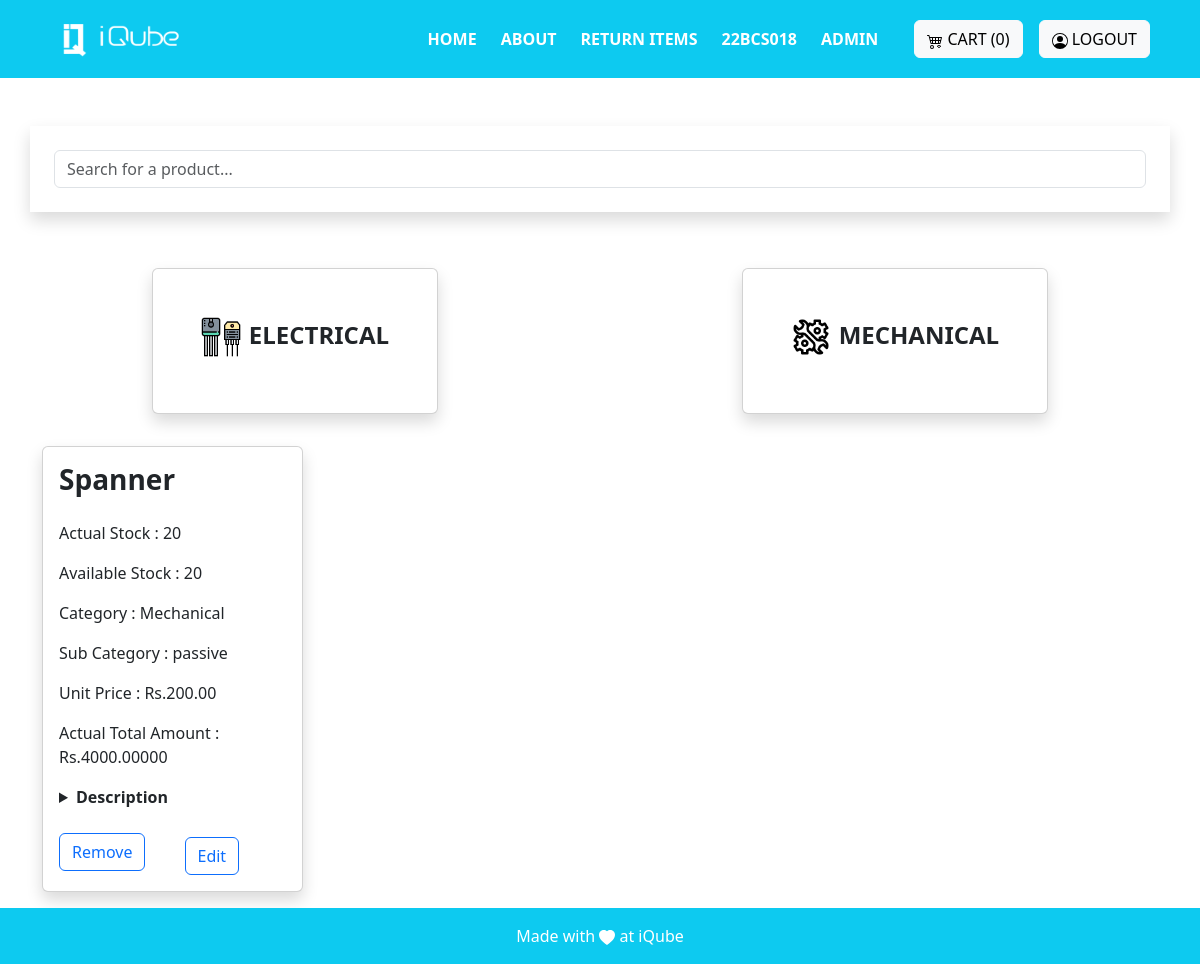
/mechanical_product/ (signed in), run on the app's committed database.
### invention/models.py (models this page shows, shortened)
class Product(models.Model):
    name=models.CharField(max_length=255)
    decription=models.CharField(max_length=100)
    actual_count=models.PositiveIntegerField()
    available_count=models.PositiveIntegerField()
    dummy_count = models.PositiveIntegerField(default = 0)
    category= models.ForeignKey('Category', on_delete=models.CASCADE)
    sub_category = models.ForeignKey('SubCategory', on_delete = models.CASCADE)
    created_at = models.DateTimeField(auto_now=True)
    image = models.ImageField(upload_to='images', blank=True)
    actual_price = models.DecimalField(max_digits = 10,decimal_places = 5)
    available_price = models.DecimalField(max_digits = 10,decimal_places = 5)
    unit_price = models.DecimalField(max_digits = 10,decimal_places = 2)
    is_active = models.BooleanField(default = True)
    created_by = models.ForeignKey(User, on_delete=models.CASCADE)

class Category(models.Model):
    name=models.CharField(max_length=25)
    created_by = models.ForeignKey(User, on_delete=models.CASCADE)
    created_at=models.DateTimeField(auto_now=True)
    class Meta:
        verbose_name_plural = 'Categories'
    def __str__(self):
        return str(self.name)

class SubCategory(models.Model):
    name_sub=models.CharField(max_length=25)
    category = models.ForeignKey('Category', on_delete=models.CASCADE)
    created_by = models.ForeignKey(User, on_delete=models.CASCADE)
    created_at=models.DateTimeField(auto_now=True)
    def __str__(self):
      return self.name_sub

### invention/views.py (the view)
# urls.py: path('mechanical_product/', views.mechanical_product_view, name='mechanical_product'),
@login_required(login_url='login')
def mechanical_product_view(request):
    try:
        admin_group = request.user.groups.filter(name = "admin").exists()
        super_admin_group = request.user.groups.filter(name = 'superadmin').exists()
        products = Product.objects.all()
        cart=Cart.objects.filter(created_by=request.user)
        count = cart.count()
        name = request.user.username
        user = name[-8:]
        return render(request, 'adminview/mechanicalproduct.html', {'products': products, 'count':count,'admin_group': admin_group, 'super_admin_group':super_admin_group,'name':user})
    except ObjectDoesNotExist:
        messages.warning(request, 'An error occurred while processing your request!, Try on Later.')
        return render(request, 'adminview/mechanicalproduct.html')

### invention/templates/adminview/mechanicalproduct.html (shortened to what this page needs)
{% extends 'base.html' %}
{% load static %}
{% block base %}
<div class="container p-4 shadow mb-5 mt-5" id="search">
  <input type="text" id="searchInput" class="form-control" placeholder="Search for a product...">
</div>
<div class="d-flex flex-row bd-highlight  justify-content-around mb-4">
  <div class="p-2 bd-highlight fs-4 text-uppercase fw-semibold">
    <div class="card shadow">
      <div class="card-title p-5 "><a href="{% url 'electrical_product' %}" class="text-decoration-none text-dark mr-3  "><span><img src="{% static 'images/transistor.png' %}" alt="" width="40" height="40"></span>Electrical</a></div>
    </div>
  </div>
  <div class="p-2 bd-highlight fs-4 text-uppercase fw-semibold">
    <div class="card  shadow">
      <div class="card-title p-5"><a href="{% url 'mechanical_product' %}" class="text-decoration-none text-dark"><span class="mr-2"><img src="{% static 'images/setting.png' %}" alt="" width="40" height="40"></span>Mechanical</a></div>
    </div>
  </div>
</div>
<div class="container my-4" id="productsContainer">
  <div class="row row-cols-1 row-cols-md-4 g-4" id="productList">
    {% for product in products reversed %}
      {% if product.category.name == "Mechanical" %}
        <div class="col product-card">
          <div class="card shadow">
            <div class="card-body">
              <h5 class="card-title fs-3 fw-semibold">{{ product.name }}</h5>
              <p class="card-text mt-4 fs-6">Actual Stock : {{ product.actual_count }}</p>
              <p class="card-text fs-6">Available Stock : {{ product.available_count }}</p>
              <p class="card-text fs-6">Category :  {{ product.category }}</p>
              <p class="card-text fs-6">Sub Category :  {{ product.sub_category }}</p>
              <p class="card-text fs-6">Unit Price : Rs.{{ product.unit_price}}</p>
              <p class="card-text fs-6">Actual Total Amount : Rs.{{product.actual_price}}</p>
              <details>
                <summary class=""><strong class="">Description</strong><br></summary>
                </details>
              <div class="row row-cols-1 row-cols-md-2 mt-4">
                <div>
                  <a href="{% url 'delete_product' product.id %}"><button class="btn btn-outline-primary"  onclick="return confirmRemoveItem('{{product.id }}')">Remove</button></a>
                </div>
                <div>
                  <form action="{% url 'edit_product_view' product.id %}">
                    <button class="mt-1 btn btn-outline-primary">Edit</button>
                </div>
              </div>
            </div>
          </div>
        </div>
        {% endif %}
        {% empty %}
        <p>Not yet added</p>
        {% endfor %}
      </div>
</div>
<div class="mt-4 mb-4 text-white">
</div>
{% endblock %}

### invention/templates/base.html (shortened to what this page needs)
{% load static %}
<!DOCTYPE html>
<html lang="en">
<head>
    <link href="https://cdn.jsdelivr.net/npm/bootstrap@5.3.2/dist/css/bootstrap.min.css" rel="stylesheet"
>
        <link rel="stylesheet" href="https://cdn.jsdelivr.net/npm/bootstrap@5.3.0/dist/css/bootstrap.min.css">
    <link rel="stylesheet" href="https://cdn.datatables.net/1.11.10/css/dataTables.bootstrap5.min.css">
    <link rel="stylesheet" href="https://cdnjs.cloudflare.com/ajax/libs/twitter-bootstrap/5.3.0/css/bootstrap.min.css">
     <link rel="stylesheet" href="https://cdn.datatables.net/2.0.2/css/dataTables.bootstrap4.css">
</head>
<body>
    <nav class="sticky-top navbar navbar-expand-lg navbar-dark bg-info  p-3" >
    <div class="container">
            <a class="navbar-brand" href="#">
                <img src="{% static 'images/logo-white.png' %}" alt="Logo" height="36" width="150">
            </a>
            <div class="collapse navbar-collapse justify-content-end" id="navbarNav">
                <ul class="navbar-nav mx-3">
                    <li class="nav-item mx-1">
                        <a class="nav-link active text-white fw-semibold" href="{% url 'Home'%}">HOME</a>
                    </li>
                    <li class="nav-item mx-1">
                        <a class="nav-link active text-white fw-semibold" href="{% url 'About' %}">ABOUT</a>
                    </li>
                    <li class="nav-item mx-1">
                        <a href="/return_form" class="nav-link active text-white fw-semibold">RETURN ITEMS</a>
                    </li>
                    <li class="nav-item mx-1">
                        <a href="{% url 'Home' %}" class="nav-link active text-white fw-semibold">{{name}}</a>
                    </li>
                    {% if  admin_group %}
                           <li class="nav-item mx-1"> <a class="nav-link active text-white fw-semibold" href="{% url 'admin_views' %}">ADMIN</a> </li>
                    {% elif super_admin_group %}
                            <li class="nav-item mx-1"><a class="nav-link active text-whtie fw-semibold" href="{% url 'admin_views' %}">ADMIN</a> </li>
                    {% endif %}
                </ul>
            </div>
            <div class="mt-3 mt-lg-0 mx-2">
                <a class="btn btn-light" href="{% url 'view_cart' %}">
                    CART ({{count}})
                </a>
            </div>
            {% if not user.is_authenticated %}
            <div class="mt-3 mt-lg-0 mx-2">
                <a class="btn btn-light" href="{% url 'social:begin' 'azuread-tenant-oauth2' %}">
                    <svg xmlns="http://www.w3.org/2000/svg" width="16" height="16" fill="currentColor" class="bi bi-person-circle" viewBox="0 0 16 16">
                    <path d="M11 6a3 3 0 1 1-6 0 3 3 0 0 1 6 0"/>
                        <path fill-rule="evenodd" d="M0 8a8 8 0 1 1 16 0A8 8 0 0 1 0 8m8-7a7 7 0 0 0-5.468 11.37C3.242 11.226 4.805 10 8 10s4.757 1.225 5.468 2.37A7 7 0 0 0 8 1"/>
                    </svg>
                    LOGIN
                </a>
            </div>
            {% else %}
            <div class="mt-3 mt-lg-0 mx-2">
                <a class="btn btn-light" href="{% url 'logout' %}">
                    LOGOUT
                </a>
            </div>
            {% endif %}
        </div>
    </nav>
    <main>
        <div>
            {% block base %}{% endblock %}
        </div>
    </main>
    <footer class="bg-light text-center text-lg-start fixed-bottom">
        <div class="text-center p-2 bg-info p-3" style=" color: white;">
            <div>Made with
                <svg xmlns="http://www.w3.org/2000/svg" width="16" height="16" fill="currentColor"
                    class="bi bi-heart-fill" viewBox="0 0 16 16">
                    <path fill-rule="evenodd"
                        d="M8 1.314C12.438-3.248 23.534 4.735 8 15-7.534 4.736 3.562-3.248 8 1.314z" />
                </svg>
               at iQube
            </div>
        </div>
    </footer>
</body>
</html>
{% load sweetify %}

### invention/templates/base.html (style rules this page uses)
html { scroll-behavior:smooth; }

### data on the page
Product: name "Spanner", actual_count "20", available_count "20", category "Mechanical", sub_category "passive", unit_price "200.00", actual_price "4000.00000"

### other printed values
{{ name }} "22BCS018"
{{ count }} "0"
